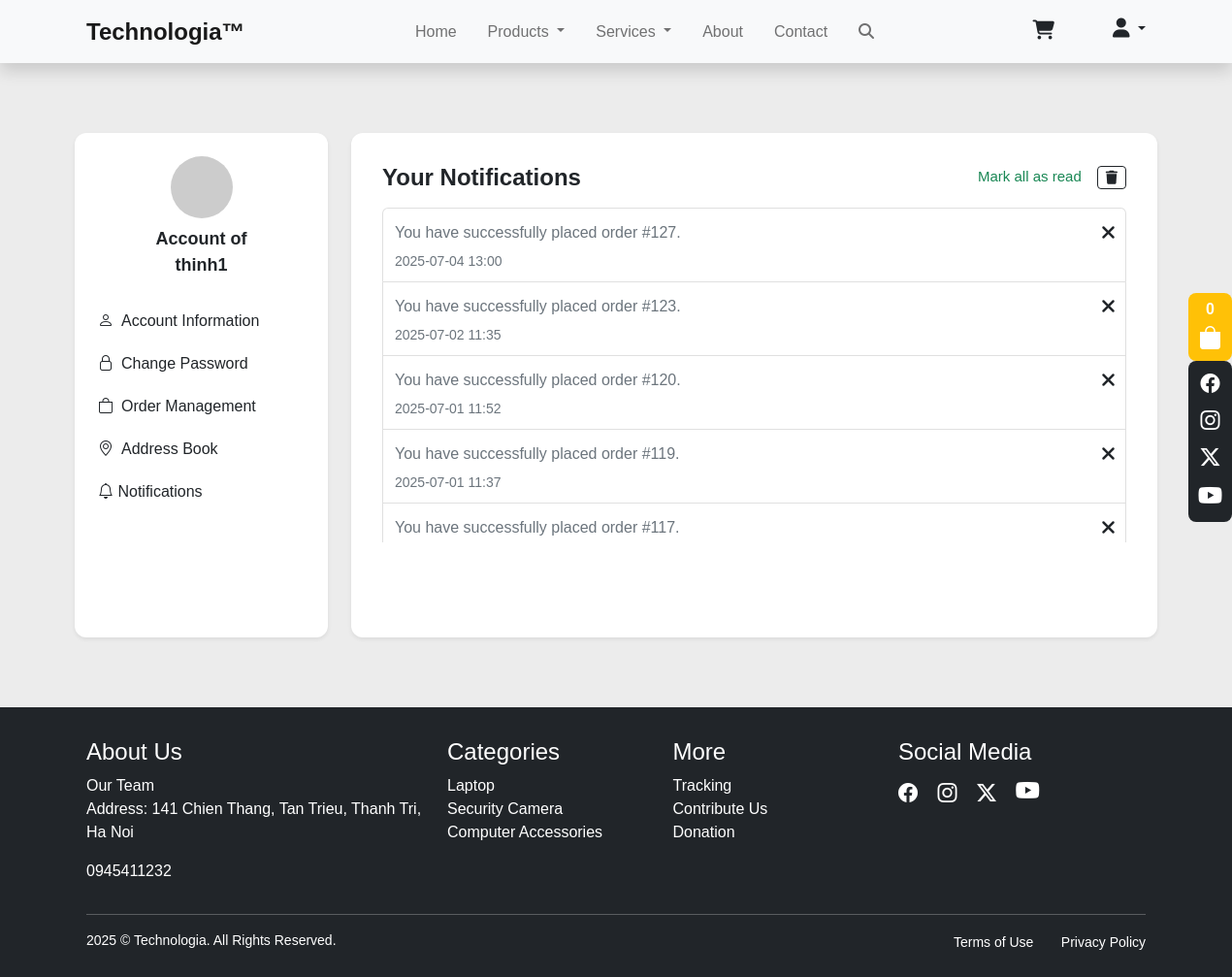
Screenshot of /index.php?act=notification (signed in) with the database file from the repository.
### tables this page shows
CREATE TABLE `notifications` (
  `id` int(11) NOT NULL,
  `user_id` int(11) DEFAULT NULL,
  `type` tinyint(1) NOT NULL COMMENT '0: product, 1: service',
  `content` text DEFAULT NULL,
  `is_read` tinyint(4) DEFAULT 0,
  `created_at` datetime DEFAULT current_timestamp()
);

### module/user-profile/notification.php (the view, shortened to what this page needs)
<?php
require_once(__DIR__ . '/../../db/connect.php');
$username = $_SESSION['username'];
$sql = "SELECT id FROM site_user WHERE username = ?";
$stmt = $conn->prepare($sql);
$stmt->bind_param("s", $username);
$stmt->execute();
$result = $stmt->get_result();
$user = $result->fetch_assoc();
$user_id = $user['id'];
$sql = "SELECT * FROM notifications WHERE user_id = ? ORDER BY created_at DESC";
$stmt = $conn->prepare($sql);
$stmt->bind_param("i", $user_id);
$stmt->execute();
$notifications = $stmt->get_result();
?>
<div class="container py-4">
    <div class="row g-4">
        <div class="col-lg-3">
            <?php include 'user-profile-sidebar.php'; ?>
        </div>
        <div class="col-lg-9">
            <div class="pv-profile-main shadow-sm mt-5 mb-5" style="height: 520px">
                <div class="d-flex justify-content-between align-items-center mb-3">
                    <h4 class="fw-bold mb-0">Your Notifications</h4>
                    <div class="d-flex gap-3">
                        <a href="#" class="text-success" style="font-size:15px;" onclick="markAllAsRead(); return false;">Mark all as read</a>
                        <a href="#" class="btn btn-outline-dark btn-sm d-inline-flex align-items-center gap-1" data-bs-toggle="modal" data-bs-target="#confirmDeleteAllModal">
                            <i class="fa-solid fa-trash"></i>
                        </a>
                    </div>
                </div>
                <?php if ($notifications->num_rows === 0): ?>
                    <div class="text-center py-5">
                        <img src="https://cdn-icons-png.flaticon.com/512/4076/4076549.png" width="100" alt="empty">
                        <div class="text-muted mt-3">You don't have any notifications</div>
                    </div>
                <?php else: ?>
                    <div class="notification-container" style="max-height: 345px; overflow-y: auto;">
                        <ul class="list-group">
                            <?php while ($row = $notifications->fetch_assoc()): ?>
                                <li class="noti-item list-group-item d-flex justify-content-between align-items-start <?= $row['is_read'] ? 'text-muted' : '' ?>"
                                    data-id="<?= $row['id'] ?>">
                                    <div class="d-flex flex-column w-100">
                                        <div class="d-flex align-items-center justify-content-between">
                                            <div class="d-flex align-items-center gap-2">
                                                <div><?= htmlspecialchars($row['content']) ?></div>
                                            </div>
                                            <a href="#" onclick="deleteNotification(<?= $row['id'] ?>, this); return false;" class="text-dark text-decoration-none fs-5 fw-bold"><i class="fa-solid fa-xmark"></i></a>
                                        </div>
                                        <small class="text-muted mt-1"><?= date('Y-m-d H:i', strtotime($row['created_at'])) ?></small>
                                    </div>
                                </li>
                            <?php endwhile; ?>
                        </ul>
                    </div>
                <?php endif; ?>
            </div>
        </div>
    </div>
</div>

### asset/style1.css (style rules this page uses)
html, body { font-family: "poppins", sans-serif; background: #ececec; height: 100%; margin: 0; display: flex; flex-direction: column; }
a { text-decoration: none; color: black; }
.pv-profile-main { background: #fff; border-radius: 12px; padding: 32px 32px 24px 32px; min-height: 420px; }
.noti-item { display: flex; align-items: center; padding: 10px; border-bottom: 1px solid #e0e0e0; }
.list-group-item { padding-left: 0.75em !important; background: transparent; }

### rows the page displays
notifications: content "You have successfully placed order #127.", created_at "2025-07-04 13:00"
notifications: content "You have successfully placed order #123.", created_at "2025-07-02 11:35"
notifications: content "You have successfully placed order #120.", created_at "2025-07-01 11:52"
notifications: content "You have successfully placed order #119.", created_at "2025-07-01 11:37"
notifications: content "You have successfully placed order #117."

### other values shown
$_SESSION['username'] "thinh1"
$totalItems "0"
